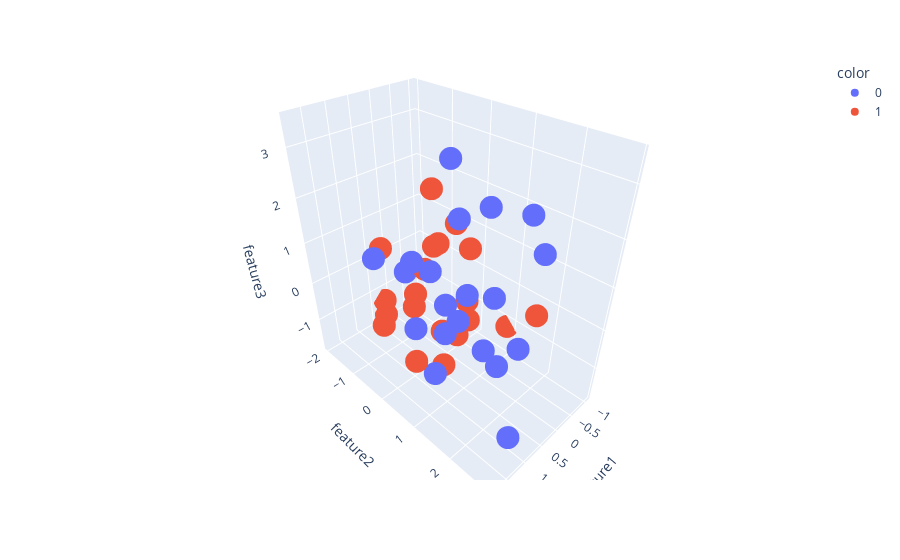

Write notebook code for a chart like this one.
### Code cell
fig.show()

### Figure 1 — Plotly figure (JSON) as saved in the notebook; plotly's stock layout.template omitted (floating-point values rounded to 4 significant figures)
{"data": [{"hovertemplate": "color=0<br>feature1=%{x}<br>feature2=%{y}<br>feature3=%{z}<extra></extra>", "legendgroup": "0", "marker": {"color": "#636efa", "symbol": "circle"}, "mode": "markers", "name": "0", "scene": "scene", "showlegend": true, "type": "scatter3d", "x": [1.296, 1.258, 1.404, 0.928, 1.822, -0.1687, 0.9642, 0.1915, 1.357, 0.5208, 0.8076, 1.329, 0.6573, 1.092, 0.6723, 1.097, -0.1962, 0.7654, 0.3549, 0.9735], "y": [1.261, 0.9256, 2.886, 2.004, 1.087, 2.143, 2.565, 0.4982, 2.478, 0.8143, 1.302, 0.4702, 0.1977, -0.9876, 0.6079, 1.969, 1.813, -0.4154, 1.361, 1.06], "z": [1.005, -0.9188, 1.175, 1.362, 0.701, 1.752, -1.62, 1.915, 0.4817, -0.1063, 0.9653, 1.513, 0.8387, 0.7803, -0.4635, 0.2979, 2.356, 0.5794, 2.538, 3.463]}, {"hovertemplate": "color=1<br>feature1=%{x}<br>feature2=%{y}<br>feature3=%{z}<extra></extra>", "legendgroup": "1", "marker": {"color": "#EF553B", "symbol": "circle"}, "mode": "markers", "name": "1", "scene": "scene", "showlegend": true, "type": "scatter3d", "x": [-1.058, 0.1969, 0.2089, 0.3757, -0.1156, 1.523, -0.3851, -0.2258, -0.908, 1.031, 0.5426, -0.3092, 1.579, -0.5444, 0.4967, -0.7198, -0.6017, -0.5623, 0.242, 0.3436], "y": [0.8225, 0.7385, -1.96, -0.6006, -0.3011, -0.2342, -0.6769, 0.06753, -1.412, 0.9313, -0.4634, 0.3313, 0.7674, 0.1109, -0.1383, -0.4606, 1.852, -1.013, -1.913, -1.763], "z": [-1.221, 0.1714, -1.328, -0.2917, -1.479, -0.2341, 0.6117, -1.425, 1.466, -0.8392, -0.4657, 0.9755, -0.4695, -1.151, 0.6477, 1.057, -0.0135, 0.3142, -1.725, 0.3241]}], "layout": {"legend": {"title": {"text": "color"}, "tracegroupgap": 0}, "margin": {"t": 60}, "scene": {"domain": {"x": [0, 1], "y": [0, 1]}, "xaxis": {"title": {"text": "feature1"}}, "yaxis": {"title": {"text": "feature2"}}, "zaxis": {"title": {"text": "feature3"}}}}}
